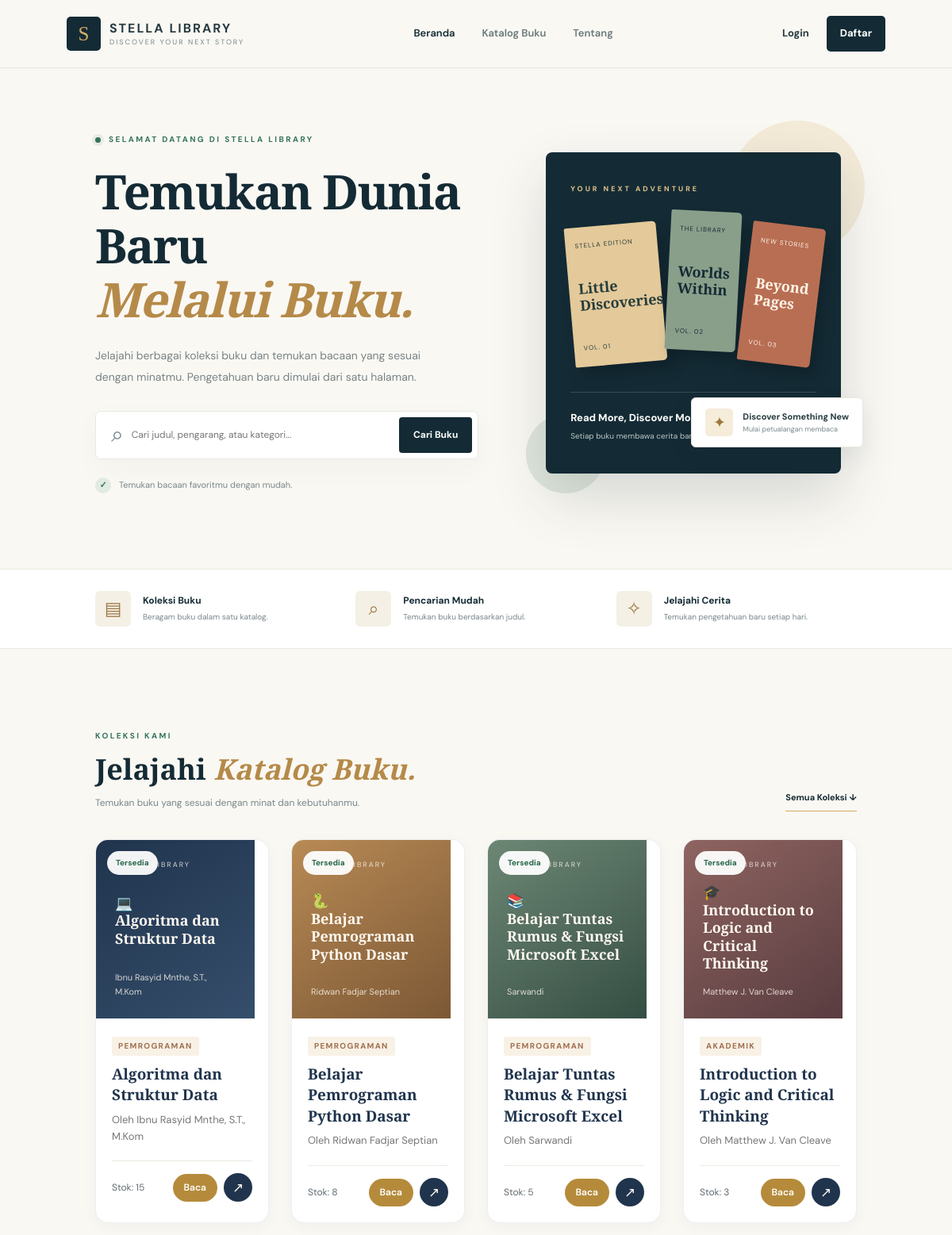
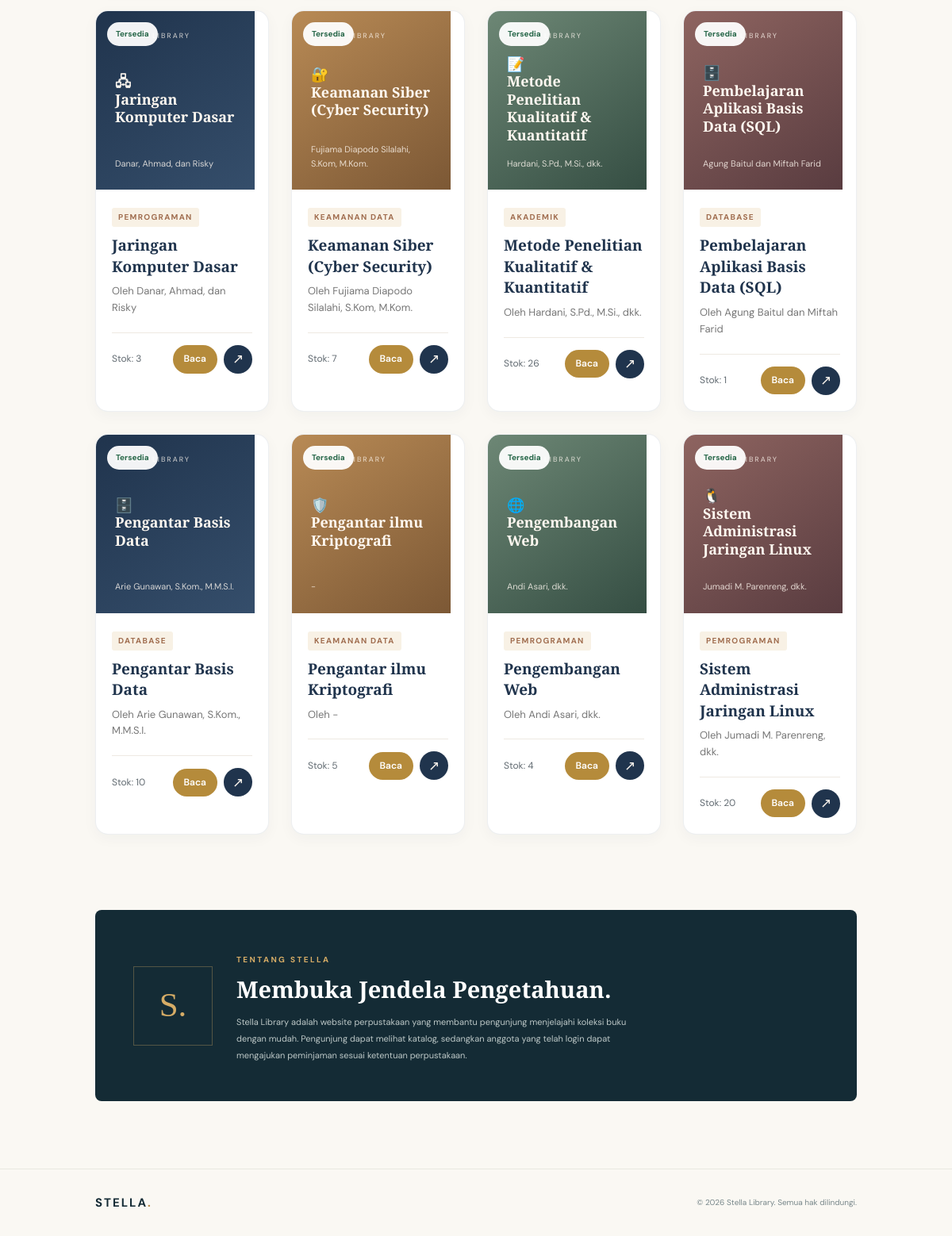
The page / on the database its author committed (2 pictures, top to bottom).
### tables this page shows
CREATE TABLE `buku` (
  `id_buku` int(11) NOT NULL,
  `judul` varchar(100) NOT NULL,
  `pengarang` varchar(50) NOT NULL,
  `penerbit` varchar(100) DEFAULT NULL,
  `tahun_terbit` year(4) DEFAULT NULL,
  `kategori` varchar(50) DEFAULT NULL,
  `ikon` varchar(10) DEFAULT NULL,
  `stok` int(11) DEFAULT 1,
  `sinopsis` text DEFAULT NULL,
  `nama_file` varchar(255) DEFAULT NULL,
  `created_at` timestamp NOT NULL DEFAULT current_timestamp()
);

### index.php (the view, shortened to what this page needs)
<?php
require_once 'koneksi.php';
$role = $_SESSION['role'] ?? '';
$isLogin = isset($_SESSION['user_id']);
$isTamu = ($role === 'tamu');
$isAdmin = ($isLogin && $role === 'admin');
$isAnggota = ($isLogin && $role === 'anggota');
function e($value)
{
    return htmlspecialchars((string) $value, ENT_QUOTES, 'UTF-8');
}
$keyword = trim($_GET['cari'] ?? '');
$bukuList = [];
$errorBuku = false;
try {
    if ($keyword !== '') {
        $sql = "SELECT id_buku, judul, pengarang, kategori, ikon, stok
                FROM buku
                WHERE judul LIKE ?
                   OR pengarang LIKE ?
                   OR kategori LIKE ?
                ORDER BY judul ASC";
        $stmt = mysqli_prepare($conn, $sql);
        $cari = '%' . $keyword . '%';
        mysqli_stmt_bind_param(
            $stmt,
            'sss',
            $cari,
            $cari,
            $cari
        );
        mysqli_stmt_execute($stmt);
        $result = mysqli_stmt_get_result($stmt);
        while ($row = mysqli_fetch_assoc($result)) {
            $bukuList[] = $row;
        }
        mysqli_stmt_close($stmt);
    } else {
        $result = mysqli_query(
            $conn,
            "SELECT id_buku, judul, pengarang, kategori, ikon, stok
             FROM buku
             ORDER BY judul ASC"
        );
        while ($row = mysqli_fetch_assoc($result)) {
            $bukuList[] = $row;
        }
    }
} catch (Throwable $error) {
    $errorBuku = true;
}
?>
<!DOCTYPE html>
<html lang="id">
<head>
    <link rel="stylesheet" href="style.css">
</head>
<body>
<header class="navbar">
    <a href="index.php" class="brand">
        <span class="brand-icon">S</span>
        <span>
            <strong>STELLA LIBRARY</strong>
            <small>DISCOVER YOUR NEXT STORY</small>
        </span>
    </a>
    <nav class="nav-links">
        <a href="#beranda" class="active">Beranda</a>
        <a href="#katalog">Katalog Buku</a>
        <a href="#tentang">Tentang</a>
    </nav>
    <div class="nav-actions">
        <?php if ($isTamu): ?>
            <span class="btn-login">Tamu</span>
            <a href="login.php" class="btn-login">
                Login
            </a>
            <a href="register.php" class="btn-primary btn-small">
                Daftar
            </a>
        <?php else: ?>
            <a href="login.php" class="btn-login">
                Login
            </a>
            <a href="register.php" class="btn-primary btn-small">
                Daftar
            </a>
        <?php endif; ?>
    </div>
</header>
<section class="hero" id="beranda">
    <div class="hero-content">
        <div class="eyebrow">
            <span class="status-dot"></span>
            SELAMAT DATANG DI STELLA LIBRARY
        </div>
        <h1>
            Temukan Dunia Baru<br>
            <span>Melalui Buku.</span>
        </h1>
        <p class="hero-description">
            Jelajahi berbagai koleksi buku dan temukan bacaan
            yang sesuai dengan minatmu. Pengetahuan baru
            dimulai dari satu halaman.
        </p>
        <form action="index.php#katalog" method="GET" class="search-box">
            <span class="search-icon">⌕</span>
            <input
                type="text"
                name="cari"
                placeholder="Cari judul, pengarang, atau kategori..."
                value="<?= e($keyword) ?>"
                aria-label="Cari buku"
            >
            <button type="submit">Cari Buku</button>
        </form>
        <div class="hero-note">
            <span class="note-icon">✓</span>
            Temukan bacaan favoritmu dengan mudah.
        </div>
    </div>
    <div class="hero-visual">
        <div class="visual-card">
            <span class="visual-label">YOUR NEXT ADVENTURE</span>
            <div class="book-stack">
                <div class="book book-one">
                    <span>STELLA EDITION</span>
                    <strong>Little<br>Discoveries</strong>
                    <small>VOL. 01</small>
                </div>
                <div class="book book-two">
                    <span>THE LIBRARY</span>
                    <strong>Worlds<br>Within</strong>
                    <small>VOL. 02</small>
                </div>
                <div class="book book-three">
                    <span>NEW STORIES</span>
                    <strong>Beyond<br>Pages</strong>
                    <small>VOL. 03</small>
                </div>
            </div>
            <div class="visual-caption">
                <div>
                    <strong>Read More, Discover More.</strong>
                    <p>Setiap buku membawa cerita baru.</p>
                </div>
                <span class="caption-arrow">↗</span>
            </div>
        </div>
        <div class="floating-badge">
            <span class="badge-icon">✦</span>
            <span>
                <strong>Discover Something New</strong>
                <small>Mulai petualangan membaca</small>
            </span>
        </div>
    </div>
</section>
<section class="feature-strip">
    <div class="feature-item">
        <span class="feature-icon">▤</span>
        <div>
            <strong>Koleksi Buku</strong>
            <p>Beragam buku dalam satu katalog.</p>
        </div>
    </div>
    <div class="feature-item">
        <span class="feature-icon">⌕</span>
        <div>
            <strong>Pencarian Mudah</strong>
            <p>Temukan buku berdasarkan judul.</p>
        </div>
    </div>
    <div class="feature-item">
        <span class="feature-icon">✧</span>
        <div>
            <strong>Jelajahi Cerita</strong>
            <p>Temukan pengetahuan baru setiap hari.</p>
        </div>
    </div>
</section>
<section class="catalog-section" id="katalog">
    <div class="section-heading">
        <div>
            <span class="section-kicker">KOLEKSI KAMI</span>
            <h2>
                Jelajahi <span>Katalog Buku.</span>
            </h2>
            <p>
                Temukan buku yang sesuai dengan minat dan kebutuhanmu.
            </p>
        </div>
        <a href="index.php#katalog" class="text-link">
            Semua Koleksi ↓
        </a>
    </div>
    <?php if ($errorBuku): ?>
        <div class="empty-state">
            <div class="empty-icon">!</div>
            <h3>Data buku belum dapat ditampilkan</h3>
            <p>Periksa kembali koneksi database dan tabel buku.</p>
        </div>
    <?php elseif (count($bukuList) > 0): ?>
        <div class="book-grid">
            <?php foreach ($bukuList as $buku): ?>
                <?php
                $stok = (int) ($buku['stok'] ?? 0);
                $judul = $buku['judul'] ?? 'Tanpa Judul';
                $pengarang = $buku['pengarang'] ?? 'Tidak diketahui';
                $kategori = $buku['kategori'] ?? 'Umum';
                $ikon = trim((string) ($buku['ikon'] ?? ''));
                if ($ikon === '') {
                    $ikon = '📚';
                }
                $linkPinjam = 'user/pinjam.php?id=' .
                    urlencode((string) $buku['id_buku']);
                ?>
                <article class="book-card">
                    <div class="book-cover">
                        <div class="cover-placeholder">
                            <span>STELLA LIBRARY</span>
                            <strong><?= e($ikon) ?><br><?= e($judul) ?></strong>
                            <small><?= e($pengarang) ?></small>
                        </div>
                        <span class="availability <?= $stok > 0 ? 'available' : 'unavailable' ?>">
                            <?= $stok > 0 ? 'Tersedia' : 'Stok Habis' ?>
                        </span>
                    </div>
                    <div class="book-info">
                        <span class="book-category">
                            <?= e(ucwords(str_replace(['_', '-'], ' ', $kategori))) ?>
                        </span>
                        <h3><?= e($judul) ?></h3>
                        <p class="book-author">
                            Oleh <?= e($pengarang) ?>
                        </p>
                        <?php
                        $linkBaca = 'mode_baca.php?id_buku=' .
                            urlencode((string) $buku['id_buku']);
                        ?>
                        <div class="book-card-footer">
                            <span class="stock-info">
                                Stok: <?= $stok ?>
                            </span>
                            <div style="display: flex; align-items: center; gap: 8px;">
                                <a
                                    href="<?= e($linkBaca) ?>"
                                    title="Lihat sinopsis & baca e-book"
                                    style="display: inline-flex; align-items: center; gap: 5px; background: #b58b3b; color: #ffffff; text-decoration: none; padding: 8px 14px; border-radius: 999px; font-size: 12px; font-weight: 600;"
                                >Baca</a>
                                <?php if ($isAdmin): ?>
                                    <a
                                        href="admin/dashboard.php"
                                        class="book-action"
                                        title="Kelola buku"
                                    >↗</a>
                                <?php else: ?>
                                    <a
                                        href="login.php?redirect=<?= urlencode($linkPinjam) ?>"
                                        class="book-action"
                                        title="Login untuk meminjam"
                                    >↗</a>
                                <?php endif; ?>
                            </div>
                        </div>
                    </div>
                </article>
            <?php endforeach; ?>
        </div>
    <?php endif; ?>
</section>
<section class="about-section" id="tentang">
    <div class="about-symbol">S.</div>
    <div class="about-content">
        <span class="section-kicker">TENTANG STELLA</span>
        <h2>Membuka Jendela Pengetahuan.</h2>
        <p>
            Stella Library adalah website perpustakaan yang membantu
            pengunjung menjelajahi koleksi buku dengan mudah.
            Pengunjung dapat melihat katalog, sedangkan anggota
            yang telah login dapat mengajukan peminjaman sesuai
            ketentuan perpustakaan.
        </p>
    </div>
</section>
<footer class="footer">
    <a href="index.php" class="footer-brand">
        STELLA<span>.</span>
    </a>
    <p>© <?= date('Y') ?> Stella Library. Semua hak dilindungi.</p>
</footer>
</body>
</html>

### rows shown on the page
buku: ikon "💻", judul "Algoritma dan Struktur Data", pengarang "Ibnu Rasyid Mnthe, S.T., M.Kom", shows "Tersedia", kategori "PEMROGRAMAN", stok "15"
buku: ikon "🐍", judul "Belajar Pemrograman Python Dasar", pengarang "Ridwan Fadjar Septian", shows "Tersedia", kategori "PEMROGRAMAN", stok "8"
buku: ikon "📚", judul "Belajar Tuntas Rumus & Fungsi Microsoft Excel", pengarang "Sarwandi", shows "Tersedia", kategori "PEMROGRAMAN", stok "5"
buku: ikon "🎓", judul "Introduction to Logic and Critical Thinking", pengarang "Matthew J. Van Cleave", shows "Tersedia", kategori "AKADEMIK", stok "3"
buku: ikon "🖧", judul "Jaringan Komputer Dasar", pengarang "Danar, Ahmad, dan Risky", shows "Tersedia", kategori "PEMROGRAMAN", stok "3"
buku: ikon "🔐", judul "Keamanan Siber (Cyber Security)", pengarang "Fujiama Diapodo Silalahi, S.Kom, M.Kom.", shows "Tersedia", kategori "KEAMANAN DATA", stok "7"
buku: ikon "📝", judul "Metode Penelitian Kualitatif & Kuantitatif", pengarang "Hardani, S.Pd., M.Si., dkk.", shows "Tersedia", kategori "AKADEMIK", stok "26"
buku: ikon "🗄️", judul "Pembelajaran Aplikasi Basis Data (SQL)", pengarang "Agung Baitul dan Miftah Farid", shows "Tersedia", kategori "DATABASE", stok "1"
buku: ikon "🗄️", judul "Pengantar Basis Data", pengarang "Arie Gunawan, S.Kom., M.M.S.I.", shows "Tersedia", kategori "DATABASE", stok "10"
buku: ikon "🛡️", judul "Pengantar ilmu Kriptografi", pengarang "-", shows "Tersedia", kategori "KEAMANAN DATA", stok "5"
buku: ikon "🌐", judul "Pengembangan Web", pengarang "Andi Asari, dkk.", shows "Tersedia", kategori "PEMROGRAMAN", stok "4"
buku: ikon "🐧", judul "Sistem Administrasi Jaringan Linux", pengarang "Jumadi M. Parenreng, dkk.", shows "Tersedia", kategori "PEMROGRAMAN", stok "20"
